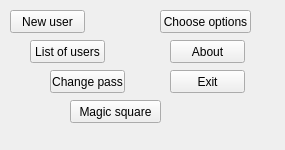
<?xml version="1.0" encoding="UTF-8"?>
<ui version="4.0">
 <class>Adminmenu</class>
 <widget class="QMainWindow" name="Adminmenu">
  <property name="geometry">
   <rect>
    <x>0</x>
    <y>0</y>
    <width>285</width>
    <height>150</height>
   </rect>
  </property>
  <property name="windowTitle">
   <string>Admin menu</string>
  </property>
  <widget class="QWidget" name="centralwidget">
   <widget class="QPushButton" name="NewuserButton">
    <property name="geometry">
     <rect>
      <x>10</x>
      <y>10</y>
      <width>75</width>
      <height>23</height>
     </rect>
    </property>
    <property name="text">
     <string>New user</string>
    </property>
   </widget>
   <widget class="QPushButton" name="ListofusersButton">
    <property name="geometry">
     <rect>
      <x>30</x>
      <y>40</y>
      <width>75</width>
      <height>23</height>
     </rect>
    </property>
    <property name="text">
     <string>List of users</string>
    </property>
   </widget>
   <widget class="QPushButton" name="ChangepassButton">
    <property name="geometry">
     <rect>
      <x>50</x>
      <y>70</y>
      <width>75</width>
      <height>23</height>
     </rect>
    </property>
    <property name="text">
     <string>Change pass</string>
    </property>
   </widget>
   <widget class="QPushButton" name="ChooseoptionsButton">
    <property name="geometry">
     <rect>
      <x>160</x>
      <y>10</y>
      <width>91</width>
      <height>23</height>
     </rect>
    </property>
    <property name="text">
     <string>Choose options</string>
    </property>
   </widget>
   <widget class="QPushButton" name="AboutButton">
    <property name="geometry">
     <rect>
      <x>170</x>
      <y>40</y>
      <width>75</width>
      <height>23</height>
     </rect>
    </property>
    <property name="text">
     <string>About</string>
    </property>
   </widget>
   <widget class="QPushButton" name="Exit">
    <property name="geometry">
     <rect>
      <x>170</x>
      <y>70</y>
      <width>75</width>
      <height>23</height>
     </rect>
    </property>
    <property name="text">
     <string>Exit</string>
    </property>
   </widget>
   <widget class="QPushButton" name="MagicsquareButton">
    <property name="geometry">
     <rect>
      <x>70</x>
      <y>100</y>
      <width>91</width>
      <height>23</height>
     </rect>
    </property>
    <property name="text">
     <string>Magic square</string>
    </property>
   </widget>
   <widget class="QLabel" name="Yourname">
    <property name="geometry">
     <rect>
      <x>190</x>
      <y>100</y>
      <width>51</width>
      <height>41</height>
     </rect>
    </property>
    <property name="font">
     <font>
      <pointsize>12</pointsize>
     </font>
    </property>
    <property name="toolTip">
     <string>&lt;html&gt;&lt;head/&gt;&lt;body&gt;&lt;p&gt;&lt;img src=&quot;:/img/E:/Downloads/b84109409ef58f7bbcd819f54acb5107.jpg&quot;/&gt;&lt;/p&gt;&lt;/body&gt;&lt;/html&gt;</string>
    </property>
    <property name="frameShadow">
     <enum>QFrame::Plain</enum>
    </property>
    <property name="text">
     <string/>
    </property>
    <property name="textFormat">
     <enum>Qt::AutoText</enum>
    </property>
    <property name="pixmap">
     <pixmap>../admin.jpg</pixmap>
    </property>
    <property name="scaledContents">
     <bool>true</bool>
    </property>
   </widget>
  </widget>
 </widget>
 <resources>
  <include location="res.qrc"/>
 </resources>
 <connections/>
</ui>
